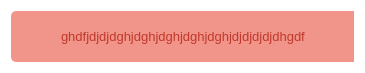
<?xml version="1.0" encoding="UTF-8"?>
<ui version="4.0">
 <class>error_msg</class>
 <widget class="QDialog" name="error_msg">
  <property name="geometry">
   <rect>
    <x>0</x>
    <y>0</y>
    <width>365</width>
    <height>70</height>
   </rect>
  </property>
  <property name="windowTitle">
   <string>Dialog</string>
  </property>
  <property name="styleSheet">
   <string notr="true">*{
	border:none;
	background-color: transparent;
	padding:0;
	margin:0;
}
QFrame {
	background-color: rgb(241, 148, 138);
	border-top-left-radius: 5px;
	border-bottom-left-radius: 5px;
}
#error_msg_text{
	color: rgb(192, 57, 43);
}</string>
  </property>
  <layout class="QGridLayout" name="gridLayout">
   <item row="0" column="0">
    <widget class="QFrame" name="error_messageBox">
     <property name="enabled">
      <bool>true</bool>
     </property>
     <property name="minimumSize">
      <size>
       <width>0</width>
       <height>51</height>
      </size>
     </property>
     <property name="maximumSize">
      <size>
       <width>16777215</width>
       <height>51</height>
      </size>
     </property>
     <property name="styleSheet">
      <string notr="true"/>
     </property>
     <property name="frameShape">
      <enum>QFrame::Shape::StyledPanel</enum>
     </property>
     <property name="frameShadow">
      <enum>QFrame::Shadow::Raised</enum>
     </property>
     <layout class="QHBoxLayout" name="horizontalLayout">
      <item>
       <widget class="QLabel" name="logo_error_msg">
        <property name="minimumSize">
         <size>
          <width>35</width>
          <height>35</height>
         </size>
        </property>
        <property name="maximumSize">
         <size>
          <width>35</width>
          <height>35</height>
         </size>
        </property>
        <property name="text">
         <string/>
        </property>
        <property name="pixmap">
         <pixmap resource="../ico.qrc">:/png/icons/error.png</pixmap>
        </property>
        <property name="scaledContents">
         <bool>true</bool>
        </property>
       </widget>
      </item>
      <item>
       <widget class="QLabel" name="error_msg_text">
        <property name="font">
         <font>
          <pointsize>10</pointsize>
         </font>
        </property>
        <property name="text">
         <string>ghdfjdjdjdghjdghjdghjdghjdghjdjdjdjdjdhgdf</string>
        </property>
       </widget>
      </item>
      <item alignment="Qt::AlignmentFlag::AlignTop">
       <widget class="QPushButton" name="close_error_messageBox">
        <property name="minimumSize">
         <size>
          <width>21</width>
          <height>21</height>
         </size>
        </property>
        <property name="maximumSize">
         <size>
          <width>21</width>
          <height>21</height>
         </size>
        </property>
        <property name="styleSheet">
         <string notr="true">QPushButton{
	padding:15px;
	border:0;
}
</string>
        </property>
        <property name="text">
         <string/>
        </property>
        <property name="icon">
         <iconset resource="../ico.qrc">
          <normaloff>:/png/icons/close_red.png</normaloff>:/png/icons/close_red.png</iconset>
        </property>
        <property name="iconSize">
         <size>
          <width>10</width>
          <height>10</height>
         </size>
        </property>
       </widget>
      </item>
     </layout>
    </widget>
   </item>
  </layout>
 </widget>
 <resources>
  <include location="../ico.qrc"/>
 </resources>
 <connections/>
</ui>
